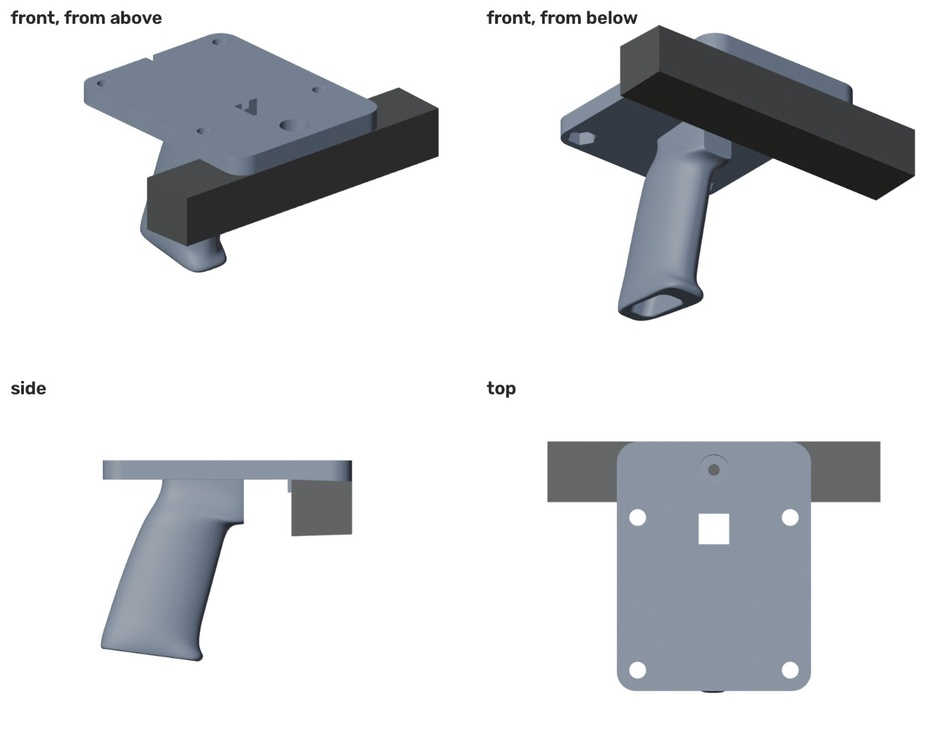
#> input picture hardware/images/grip_views.jpg, 952 x 741 px, shrunk from 1400 x 1089 before the run
$ python -i edges.py   (imports and definitions only)   (older library calls are emulated)
#> lines starting #> are read from the running program, lines starting #| are printed output that depends on the picture; after the words box and inside, x2 and y2 are one past the last pixel; in counts of white or black regions, pixels touching at a corner belong together
"""Edges shared by the calibration checks: LiDAR depth edges and camera image edges."""
import cv2
import numpy as np
from ouster.sdk import core


def depth_edge_mask(info, rng_staggered, jump=0.3, horizontal_only=False):
    """Foreground side of every depth jump (> `jump` m) = object outlines, as a STAGGERED mask.

    Computed on the destaggered range image (neighbors are spatial neighbors there), then mapped
    back so each pixel keeps its measurement column (needed for per-column timing).
    horizontal_only: only jumps between beam rows, i.e. horizontal outlines like a box top.
    """
    rng = core.destagger(info, rng_staggered).astype(np.float64) / 1000
    fg = np.zeros(rng.shape, bool)
    for axis in ((0,) if horizontal_only else (0, 1)):
        d = np.diff(rng, axis=axis)
        a = rng.take(range(rng.shape[axis] - 1), axis=axis)
        b = rng.take(range(1, rng.shape[axis]), axis=axis)
        v = (a > 0) & (b > 0)
        if axis == 0:
            fg[:-1][v & (d > jump)] = True
            fg[1:][v & (-d > jump)] = True
        else:
            fg[:, :-1][v & (d > jump)] = True
            fg[:, 1:][v & (-d > jump)] = True
    return core.destagger(info, fg.astype(np.uint8), inverse=True).astype(bool) & (rng_staggered > 0)


def image_edge_distance(gray, horizontal_only=False):
    """Distance (px) from every pixel to the nearest Canny edge."""
#> called with horizontal_only = False
    blur = cv2.GaussianBlur(gray, (5, 5), 0)
    canny = cv2.Canny(blur, 40, 120) if not horizontal_only else cv2.Canny(blur, 30, 90)
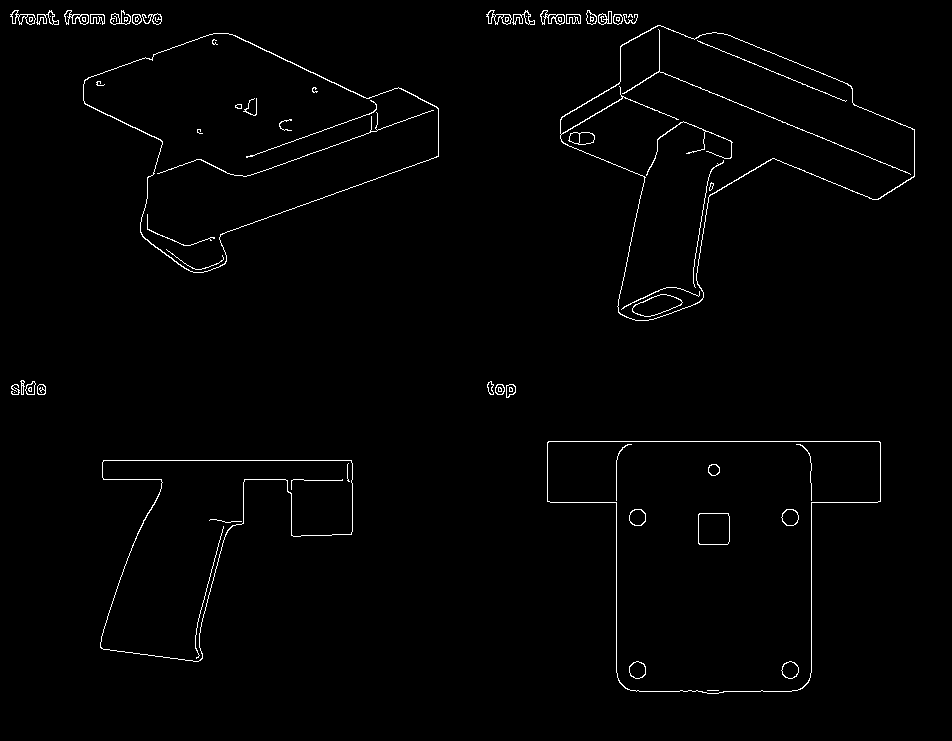
#> canny: shape (741, 952); 1.3% white in thin lines or dots, all inside (x1, y1, x2, y2) = (10, 10, 915, 694)
    if horizontal_only:
        gy = np.abs(cv2.Sobel(blur, cv2.CV_32F, 0, 1, ksize=3))
        gx = np.abs(cv2.Sobel(blur, cv2.CV_32F, 1, 0, ksize=3))
        canny = np.where((canny > 0) & (gy > 1.5 * gx), 255, 0).astype(np.uint8)
    return cv2.distanceTransform(255 - canny, cv2.DIST_L2, 5)
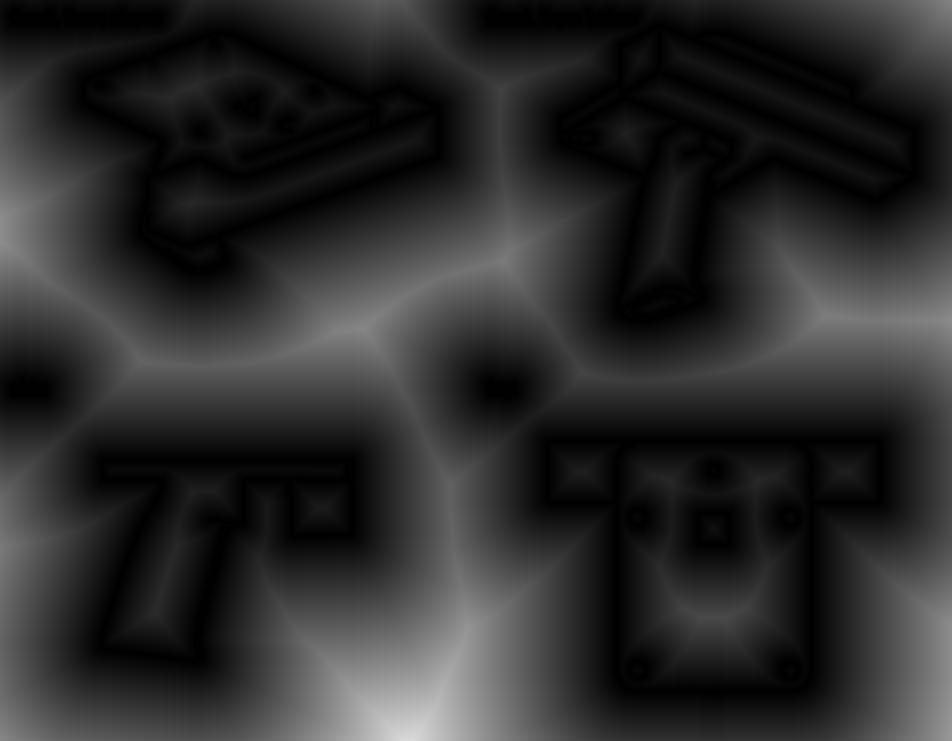
#> returned value: shape (741, 952) float32; min 0, max 217.8, mean 44.4


def project(points_cam, K, dist, shape, min_z=0.5, margin=2):
    """Project camera-frame points; returns (uv, depth) of those inside the image."""
    pc = points_cam[points_cam[:, 2] > min_z]
    if len(pc) == 0:
        return np.empty((0, 2)), np.empty(0)
    uv = cv2.projectPoints(pc, np.zeros(3), np.zeros(3), K, dist)[0].reshape(-1, 2)
    h, w = shape[:2]
    m = (uv[:, 0] >= margin) & (uv[:, 0] < w - margin) & (uv[:, 1] >= margin) & (uv[:, 1] < h - margin)
    return uv[m], pc[m, 2]


def to_camera(points_lidar, T_lidar_camera):
    """LiDAR-frame points -> camera frame."""
    T = np.linalg.inv(T_lidar_camera)
    return points_lidar @ T[:3, :3].T + T[:3, 3]

>>> import cv2
>>> picture = cv2.imread('../../../hardware/images/grip_views.jpg', cv2.IMREAD_GRAYSCALE)
>>> result = image_edge_distance(picture)
